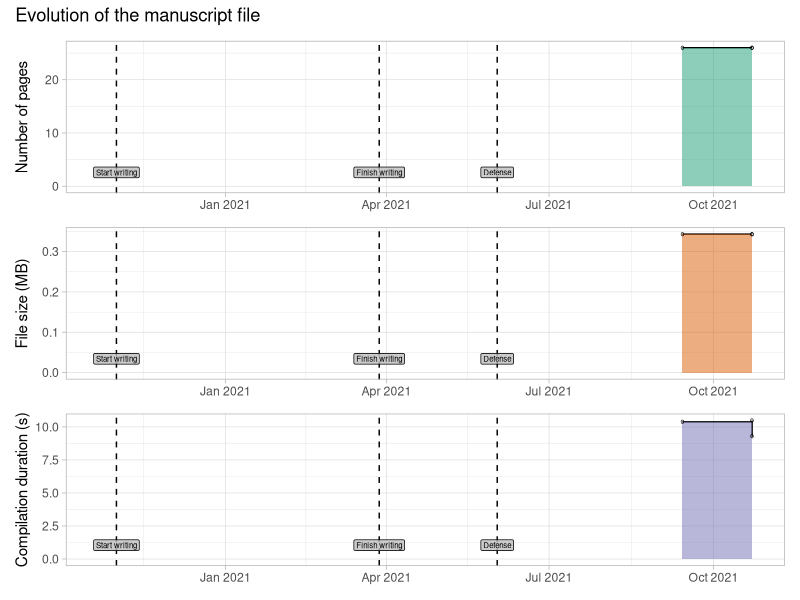

This figure's R source:
library(ggplot2)
library(dplyr)
library(readr)
library(patchwork)

palette = c(
    "#1b9e77",
    "#d95f02",
    "#7570b3",
    "#e7298a",
    "#66a61e",
    "#e6ab02",
    "#a6761d",
    "#666666"
)

df = read.csv("build/thesis_data.csv") %>%
    mutate(timestamp=parse_datetime(as.character(timestamp), "%Y-%m-%d %H:%M:%S")) %>%
    mutate(file_size = file_size*1e-6)
df_lagged = df %>%
    mutate_at(vars(-("timestamp")),lag)
df_combined = bind_rows(old=df, new=df_lagged, .id="source") %>%
    arrange(timestamp, source)
steps = data.frame(timestamp=c("2020/11/01", "2021/03/28", "2021/06/02"),
                   event=c("Start writing", "Finish writing", "Defense")) %>%
    mutate(timestamp=parse_datetime(as.character(timestamp), "%Y/%m/%d"))


draw_plot = function(ycol, color) {
    max_val = df[[ycol]] %>% max(na.rm=T)
    return(ggplot(df) +
    aes_string(x="timestamp", y=ycol) +
    geom_step() +
    geom_ribbon(data=df_combined, aes_string(ymin=0, ymax=ycol), fill=color, alpha=0.5) +
    geom_point(shape='o') +
    geom_vline(data=steps, aes(xintercept=timestamp), linetype="dashed", color="black") +
    geom_label(data=steps, aes(x=timestamp, y=max_val/10, label=event), fill="gray", alpha=0.8, color="black", size=2) +
    xlab("Timestamp") +
    expand_limits(y=0) +
    expand_limits(x=steps %>% pull(timestamp) %>% min() - 3600*24*10) +
    expand_limits(x=steps %>% pull(timestamp) %>% max() + 3600*24*10) +
    theme_light() +
    theme(axis.title.x = element_blank())
    )
}

p1 = draw_plot("nb_pages", palette[1]) +
    ylab("Number of pages")
p2 = draw_plot("file_size", palette[2]) +
    ylab("File size (MB)")
p3 = draw_plot("compilation_duration", palette[3]) +
    ylab("Compilation duration (s)")

plot = p1 / p2 / p3 + plot_annotation(
    title = 'Evolution of the manuscript file'
)

ggsave("build/evolution_plot.png", plot=plot, width=4, height=8)
